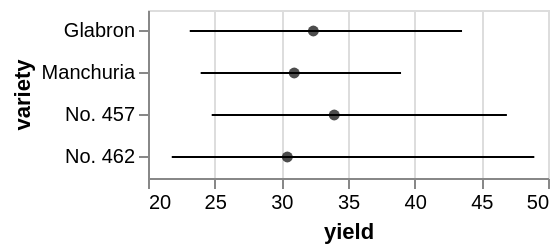

Write the Vega-Lite specification saved for this chart.
### Vega specification from a JSON file in a GitHub repository (floating-point values rounded to 4 significant figures)
{"$schema": "https://vega.github.io/schema/vega/v3.0.json", "autosize": "pad", "padding": 5, "width": 200, "style": "cell", "data": [{"name": "source_0", "values": [{"lower_yield": 23.13, "upper_yield": 43.55, "center": 32.4, "variety": "Glabron"}, {"lower_yield": 23.95, "upper_yield": 38.98, "center": 30.97, "variety": "Manchuria"}, {"lower_yield": 24.78, "upper_yield": 46.92, "center": 33.97, "variety": "No. 457"}, {"lower_yield": 21.78, "upper_yield": 48.97, "center": 30.45, "variety": "No. 462"}]}, {"name": "data_1", "source": "source_0", "transform": [{"type": "formula", "expr": "datum.upper_yield", "as": "lower_upper_yield"}, {"type": "formula", "expr": "datum.lower_yield", "as": "upper_upper_yield"}, {"type": "filter", "expr": "datum[\"lower_upper_yield\"] !== null && !isNaN(datum[\"lower_upper_yield\"])"}]}, {"name": "data_2", "source": "source_0", "transform": [{"type": "formula", "expr": "toNumber(datum[\"center\"])", "as": "center"}, {"type": "filter", "expr": "datum[\"center\"] !== null && !isNaN(datum[\"center\"])"}]}], "signals": [{"name": "y_step", "value": 21}, {"name": "height", "update": "bandspace(domain('y').length, 0.1, 0.05) * y_step"}], "marks": [{"name": "layer_0_layer_0_marks", "type": "rule", "style": ["rule", "errorbar-rule"], "from": {"data": "data_1"}, "encode": {"update": {"stroke": {"value": "black"}, "x": {"scale": "x", "field": "lower_upper_yield"}, "y": {"scale": "y", "field": "variety", "band": 0.5}, "x2": {"scale": "x", "field": "upper_upper_yield"}}}}, {"name": "layer_1_marks", "type": "symbol", "style": ["point"], "from": {"data": "data_2"}, "encode": {"update": {"opacity": {"value": 0.7}, "fill": {"value": "black"}, "x": {"scale": "x", "field": "center"}, "y": {"scale": "y", "field": "variety", "band": 0.5}}}}], "scales": [{"name": "x", "type": "linear", "domain": {"fields": [{"data": "data_1", "field": "lower_upper_yield"}, {"data": "data_1", "field": "upper_upper_yield"}, {"data": "data_2", "field": "center"}]}, "range": [0, {"signal": "width"}], "zero": false, "nice": true}, {"name": "y", "type": "band", "domain": {"fields": [{"data": "data_1", "field": "variety"}, {"data": "data_2", "field": "variety"}], "sort": true}, "range": {"step": {"signal": "y_step"}}, "paddingInner": 0.1, "paddingOuter": 0.05}], "axes": [{"scale": "x", "orient": "bottom", "title": "yield", "labelFlush": true, "labelOverlap": true, "tickCount": {"signal": "ceil(width/40)"}, "zindex": 1}, {"scale": "x", "orient": "bottom", "grid": true, "tickCount": {"signal": "ceil(width/40)"}, "gridScale": "y", "domain": false, "labels": false, "maxExtent": 0, "minExtent": 0, "ticks": false, "zindex": 0}, {"scale": "y", "orient": "left", "title": "variety", "labelOverlap": true, "zindex": 1}], "config": {"axisY": {"minExtent": 30}}}
